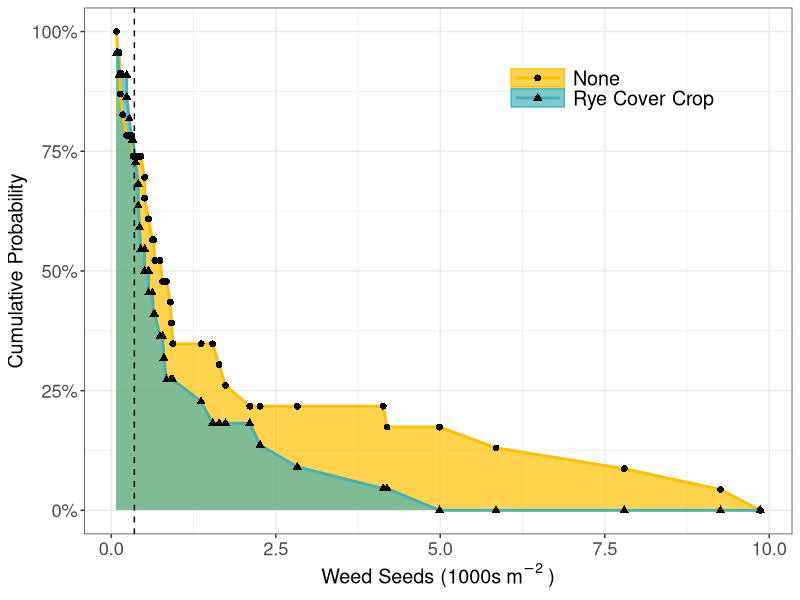

The R source for this figure: (Note: this script raises an error after producing the figure.)
##################################
# Author: Gina Nichols (vnichols@iastate.edu)
# Created: 5/22/2020
#
# Purpose: make stoch dom fig
#
# Last modified:
#
# Notes:
####################################

rm(list = ls())
library(tidyverse)


p_green <- "#619B44"
p_blue <- "#46B2B5"
p_pink <- "#DC1A64"
p_orange <- "#FFA726"
p_yellow <- "#FFC000"
p_gray <- "#E7E6E6"


# data --------------------------------------------------------------------


stodom <- read_csv("01_stats-stoch-dom/st_stoch-dom-res.csv")


# figure ------------------------------------------------------------------

mylegendtheme <-   theme(#legend.direction = "horizontal",
  #legend.position = "bottom",
  legend.justification = c(1, 1),
  legend.position = c(0.9, 0.9),
  legend.background = element_blank(),
  legend.key.width = unit(1.4, "cm"),
  legend.key.height = unit(0.5, "cm"),
  legend.key.size = unit(1, "cm"),
  #axis.title.y = element_text(angle = 0, 
  #                            vjust = 0.5, 
  #                            hjust = -1)
)



myaxistexttheme <- theme(axis.text = element_text(size = rel(1.2)),
                         legend.text = element_text(size = rel(1.3)),
                         axis.title = element_text(size = rel(1.3)))


cctrtpal <- c("darkolivegreen3", "lightsalmon4")

#labseedsm2 = expression('Weed Seeds\n (1000s m'^"-2)")
labseedsm2 <- bquote("Weed Seeds (1000s"~m^-2~")")


# fig ---------------------------------------------------------------------

library(ggridges)
library(scales)

#--inv cum diff
stodom %>% 
  pivot_longer(sc_nocum:sc_ryecum) %>% 
  mutate(name = recode(name, 
                       "sc_nocum" = "None",
                       "sc_ryecum" = "Rye Cover Crop")) %>%  
  select(seeds, name, value) %>% 
  mutate(inv_value = 1 - value) %>% 
  ggplot(aes(seeds/1000, inv_value, color = name, fill = name, group = name, shape = name)) + 
  ggridges::geom_density_line(stat = "identity", size = 0.5, alpha = 0.7) +
  geom_line(size = 1) +
  geom_point(size = 2, color = "black") +
  scale_fill_manual(values = c("None" = p_yellow,
                               "Rye Cover Crop" = p_blue)) +
  scale_color_manual(values = c("None" = p_yellow,
                                "Rye Cover Crop" = p_blue)) +
  geom_vline(xintercept = 350/1000, linetype = "dashed") +
  theme_bw() + 
  scale_y_continuous(labels = label_percent()) +
  myaxistexttheme + 
  mylegendtheme +
  labs(x = labseedsm2,
       y = "Cumulative Probability",
       color = NULL,
       fill = NULL,
       shape = NULL)


ggsave("02_make-figs/figs/fig_stoch-dom.png")






# other attempts ----------------------------------------------------------


#--these are 'rough drafts'

#--cum diff
stodom %>% 
  pivot_longer(sc_nocum:sc_ryecum) %>% 
  select(seeds, name, value) %>% 
  ggplot(aes(seeds, value, color = name)) + 
  geom_point(size = 3) +
  geom_line(size = 1
  ) + 
  theme_bw() + 
  labs(x = "seeds/m2",
       y = "cumulative prob",
       title = "Un-transformed, outlier removed")
 




stodom %>% 
  mutate(inv_value = 1-value,
         ) %>% 
  ggplot(aes(seeds, inv_value, color = name)) + 
  geom_point(size = 3) +
  #geom_line(size = 1) + 
  geom_smooth(size = 1, se = F) + 
#  geom_xspline(spline_shape=0.4, size=0.5) +
  geom_vline(xintercept = 350) + 
  theme_bw() + 
  labs(x = "seeds/m2",
       y = "cumulative prob",
       title = "Un-transformed, outlier removed") 



# splines? ----------------------------------------------------------------


set.seed(1492)
dat <- data.frame(x=c(1:10, 1:10, 1:10),
                  y=c(sample(15:30, 10), 2*sample(15:30, 10),
                      3*sample(15:30, 10)),
                  group=factor(c(rep(1, 10), rep(2, 10), rep(3, 10)))
)

ggplot(dat, aes(x, y, group=group, color=group)) +
  geom_point() +
  geom_line()

ggplot(dat, aes(x, y, group=group, color=factor(group))) +
  geom_point() +
  geom_line() +
  geom_smooth(se=FALSE, linetype="dashed", size=0.5)

ggplot(dat, aes(x, y, group=group, color=factor(group))) +
  geom_point(color="black") +
#  geom_smooth(se=FALSE, linetype="dashed", size=0.5) +
  geom_xspline(size=0.5)

ggplot(dat, aes(x, y, group=group, color=factor(group))) +
  geom_point(color="black") +
#  geom_smooth(se=FALSE, linetype="dashed", size=0.5) +
  geom_xspline(spline_shape=-0.4, size=0.5)

ggplot(dat, aes(x, y, group=group, color=factor(group))) +
  geom_point(color="black") +
#  geom_smooth(se=FALSE, linetype="dashed", size=0.5) +
  geom_xspline(spline_shape=0.4, size=0.5)

ggplot(dat, aes(x, y, group=group, color=factor(group))) +
  geom_point(color="black") +
  geom_smooth(se=FALSE, linetype="dashed", size=0.5) +
  geom_xspline(spline_shape=1, size=0.5)

ggplot(dat, aes(x, y, group=group, color=factor(group))) +
  geom_point(color="black") +
  geom_smooth(se=FALSE, linetype="dashed", size=0.5) +
  geom_xspline(spline_shape=0, size=0.5)

ggplot(dat, aes(x, y, group=group, color=factor(group))) +
  geom_point(color="black") +
  geom_smooth(se=FALSE, linetype="dashed", size=0.5) +
  geom_xspline(spline_shape=-1, size=0.5)

